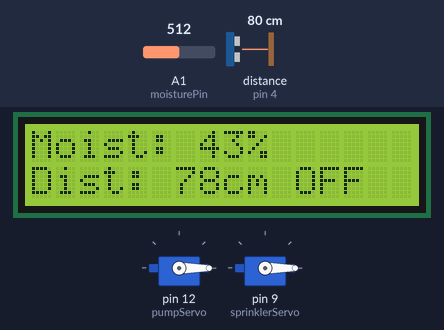
The sketch below on a simulated Arduino Uno, built with avr-gcc and run on an emulated ATmega328P. On the bench: 2 × servo, 16×2 character LCD. Wiring (inferred from the names in the program): ultrasonic range finder: trigger pin 2; echo pin 4. Inputs (shaded band) come from the test bench; at power-on: A1 (moisturePin) = 512, distance to the obstacle (sensor on pin 4) 80 cm. The echo pulse lasts 58.3 µs per cm; what the sketch prints to the serial monitor is not drawn.

Above: at 2.7 s.
2.8 s: A1 (moisturePin) set to 454
At 5.59 s:
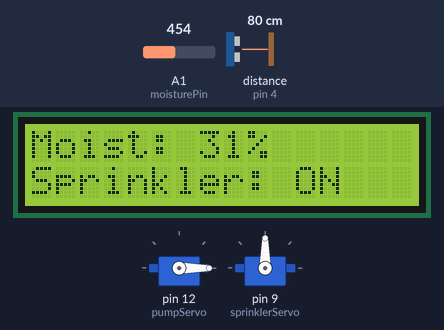
5.8 s: A1 (moisturePin) set to 434
At 6.6 s:
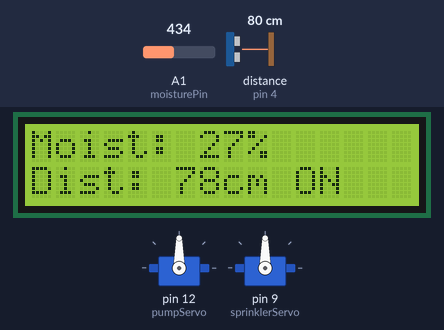
7.4 s: distance to the obstacle (sensor on pin 4) set to 103 cm
At 8.0 s:
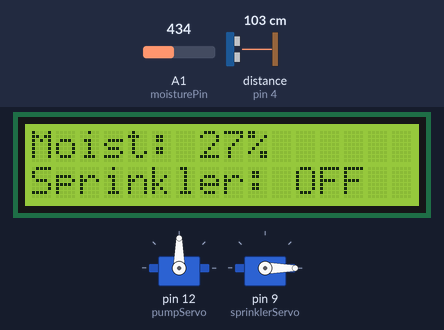
10.4 s: distance to the obstacle (sensor on pin 4) set to 299 cm
13.4 s: A1 (moisturePin) set to 511
At 14.1 s:
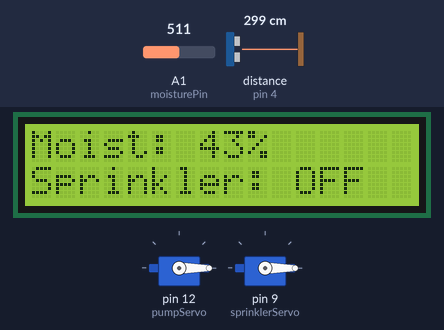
16.4 s: A1 (moisturePin) set to 306
At 17.6 s:
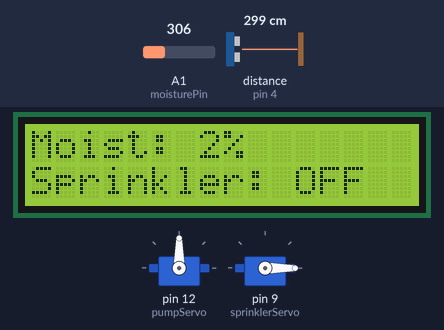
Timing chart, 0 to 19.0 s (numbered marks = the images above; inputs shaded):
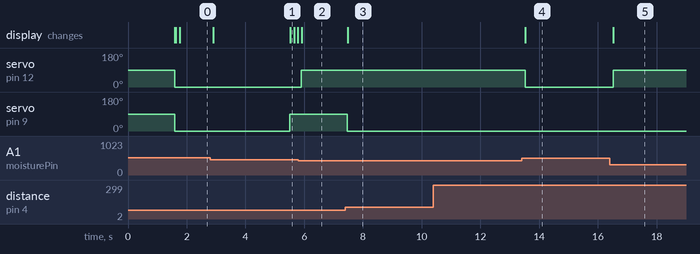

Measured:
- the behaviour switches between 446 and 445 on A1 (moisturePin) (found by bisection; images 1 and 2)
- after the input at 5.8 s, servo on pin 12 (pumpServo): 0° → 90° after 0.10 s; the display: changes after 0.12 s (image 2)
- after the input at 7.4 s, servo on pin 9 (sprinklerServo): 90° → 0° after 0.07 s; the display: changes after 0.09 s (image 3)
- after the input at 10.4 s, every drawn part: stays the same
- after the input at 13.4 s, servo on pin 12 (pumpServo): 90° → 0° after 0.13 s; the display: changes after 0.13 s (image 4)
- after the input at 16.4 s, servo on pin 12 (pumpServo): 0° → 90° after 0.13 s; the display: changes after 0.13 s (image 5)

The sketch:

iot_project1.ino
```cpp
#include <LiquidCrystal_I2C.h>
#include <Servo.h>

// Pins
const int trigPin = 2;
const int echoPin = 4;
const int moisturePin = A1;

Servo pumpServo;   // Servo for soil moisture
Servo sprinklerServo; // Servo for crop height (sprinkler)

LiquidCrystal_I2C lcd(0x20, 16, 2);

// Variables for ultrasonic
long duration;
int distance;
int lastDistance = 0;
int stableCounter = 0;
bool sprinklerActive = false;

// Tuning parameters
const int STABLE_TOLERANCE = 40;   // cm difference allowed to consider stable
const int STABLE_TIME = 30;       // 3 seconds (30 × 100ms loop delay)

void setup() {
  Serial.begin(9600);

  pinMode(trigPin, OUTPUT);
  pinMode(echoPin, INPUT);

  pumpServo.attach(12);
  sprinklerServo.attach(9);

  lcd.init();
  lcd.backlight();
  lcd.clear();
  lcd.setCursor(0, 0);
  lcd.print("Crop Monitor");
  delay(1500);
  lcd.clear();

  sprinklerServo.write(0); // Start position
}

void loop() {
  // ========== Soil Moisture ==========
  int moistureValue = analogRead(moisturePin);
  int moisturePercent = map(moistureValue, 800, 300, 100, 0);
  moisturePercent = constrain(moisturePercent, 0, 100);

  lcd.setCursor(0, 0);
  lcd.print("Moist: ");
  lcd.print(moisturePercent);
  lcd.print("%   ");

  if (moisturePercent < 30) {
    pumpServo.write(90);
  } else {
    pumpServo.write(0);
  }

  // ========== Ultrasonic Sensor ==========
  digitalWrite(trigPin, LOW);
  delayMicroseconds(2);
  digitalWrite(trigPin, HIGH);
  delayMicroseconds(10);
  digitalWrite(trigPin, LOW);

  duration = pulseIn(echoPin, HIGH, 20000);
  distance = duration * 0.034 / 2;

  lcd.setCursor(0, 1);
  lcd.print("Dist: ");
  lcd.print(distance);
  lcd.print("cm ");

  // ========== Crop Height Stability Logic ==========
  if (abs(distance - lastDistance) <= STABLE_TOLERANCE && distance > 0 && distance < 100) {
    stableCounter++;
    Serial.print("Stable for: ");
    Serial.println(stableCounter * 100);

    if (!sprinklerActive && stableCounter >= STABLE_TIME) {
      sprinklerServo.write(90);  // Activate sprinkler
      sprinklerActive = true;
      Serial.println("🌿 Crop stable → Sprinkler ON");
      lcd.setCursor(0, 1);
      lcd.print("Sprinkler: ON  ");
    }
  } else {
    stableCounter = 0;
    sprinklerActive = false;
    sprinklerServo.write(0);  // Reset sprinkler
    Serial.println("📉 Crop height changed → Sprinkler OFF");
    lcd.setCursor(0, 1);
    lcd.print("Sprinkler: OFF ");
  }

  lastDistance = distance;
  delay(100); // 100ms per loop
}
```
